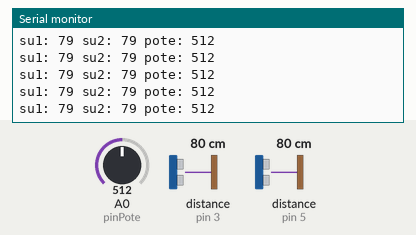
This sketch was run on a simulated Arduino Uno, built with avr-gcc and run on an emulated ATmega328P. Parts: the last lines printed to the serial monitor. Wiring (inferred from the names in the program): 2 × ultrasonic range finder: trigger pin 2, echo pin 3 / trigger pin 4, echo pin 5. Inputs (shaded band) come from the test bench; at power-on: distance to the obstacle (sensors on pin 3, pin 5) 80 cm, A0 (pinPote) = 512. The echo pulse lasts 58.3 µs per cm.

Above: at 1.2 s.
1.3 s: distance to the obstacle (sensor on pin 3) set to 120 cm
At 1.45 s:
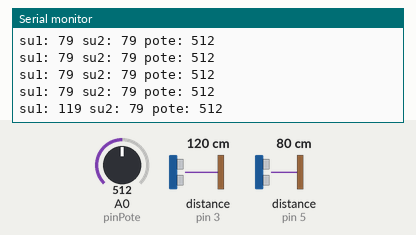
4.3 s: distance to the obstacle (sensor on pin 5) set to 35 cm
At 4.4 s:
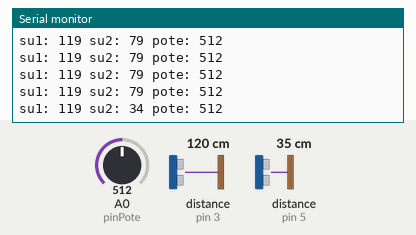
7.3 s: distance to the obstacle (sensor on pin 3) set to 60 cm
At 7.39 s:
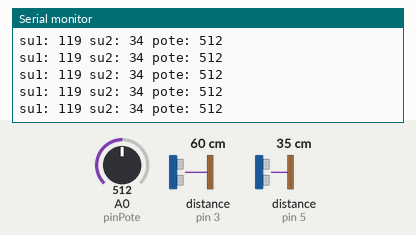
10.3 s: A0 (pinPote) set to 716
At 10.4 s:
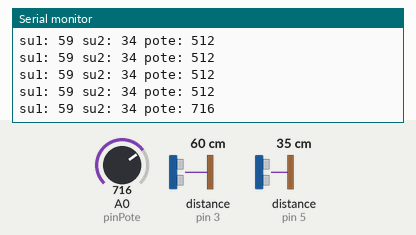
13.3 s: distance to the obstacle (sensor on pin 5) set to 250 cm
At 13.41 s:
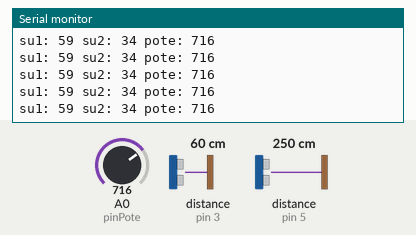
16.3 s: distance to the obstacle (sensor on pin 5) set to 35 cm
At 16.4 s:
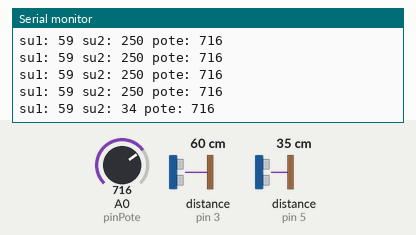
Timing chart, 0 to 19.3 s (numbered marks = the images above; inputs shaded):
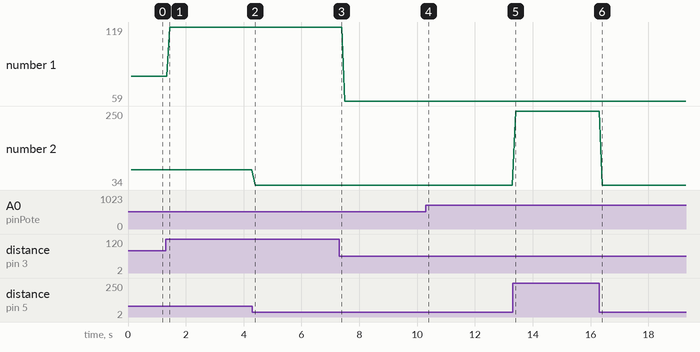

The sketch:

CONTROLADOR.ino
```cpp
// Sensor Ultrasónico
#define pinTrig1 2
#define pinEcho1 3
#define pinTrig2 4
#define pinEcho2 5

#define pinPote A0

void setup() {
  Serial.begin(9600);
  initialize_ultrasonic(pinTrig1, pinEcho1);
  initialize_ultrasonic(pinTrig2, pinEcho2);
  pinMode (pinPote, INPUT);
}

void loop() {
  int d1 = object_detect (1, false);
  int d2 = object_detect (2, false);
  int pote = analogRead(pinPote);
  String msg = "su1: " + String (d1) + " su2: " + String (d2) + " pote: " + pote;
  Serial.println(msg);
}

void initialize_ultrasonic (int trig, int echo){
  pinMode(trig, OUTPUT);
  digitalWrite(trig, LOW);
  pinMode(echo, INPUT);
}

int object_detect (int nSensor, bool verb){
    long duracion, distancia; int trig, echo;
    if (nSensor == 1) {trig = pinTrig1; echo = pinEcho1;}
    else {trig = pinTrig2; echo = pinEcho2;}
    digitalWrite(trig, LOW); delayMicroseconds(2);
    digitalWrite(trig, HIGH); delayMicroseconds(10);
    digitalWrite(trig, LOW);
    duracion = pulseIn(echo, HIGH); distancia = duracion / 2 / 29.1;
    if (verb){Serial.println(String(nSensor) + " " + String(distancia) + " cm.");}
    delay (50); return distancia;
}
```

Measured:
- after the input at 1.3 s, the serial monitor: prints a new line after 0.15 s (image 1)
- after the input at 4.3 s, the serial monitor: prints a new line after 0.10 s (image 2)
- after the input at 10.3 s, the serial monitor: prints a new line after 0.10 s (image 4)
- after the input at 16.3 s, the serial monitor: prints a new line after 0.10 s (image 6)
- plotted number 1: 79 → 119 after the input at 1.3 s, 119 → 59 after the input at 7.3 s
- plotted number 2: 79 → 34 after the input at 4.3 s, 34 → 250 after the input at 13.3 s, 250 → 34 after the input at 16.3 s
